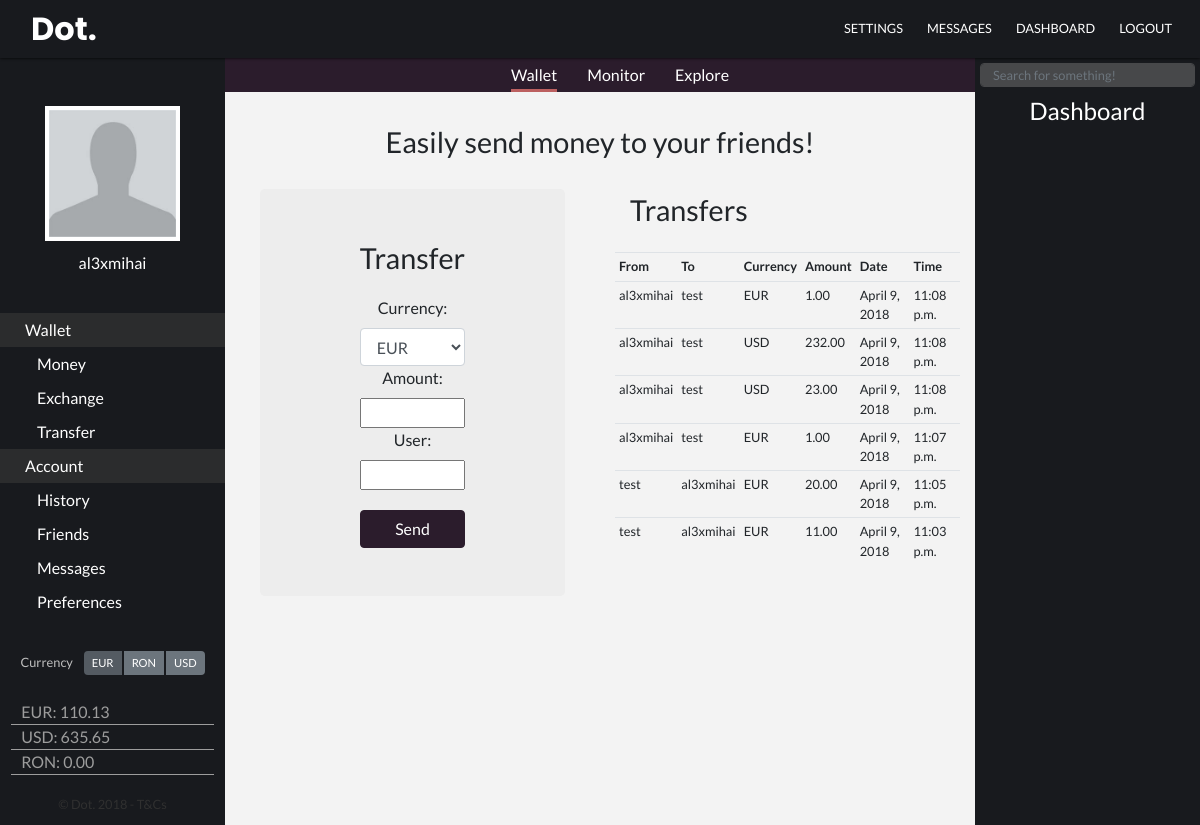
The page /transfer/ (signed in) on the database its author committed.
### dot_basic/models.py (models this page shows)
class Profile(models.Model):
    user = models.OneToOneField(User, on_delete=models.CASCADE)
    bio = models.TextField(max_length=500, blank=True)
    location = models.CharField(max_length=30, blank=True, null=True)
    birth_date = models.DateField(null=True, blank=True)
    avatar = models.ImageField(upload_to='documents', default='media/avatar.jpg')
    USD = models.DecimalField(max_digits=10, decimal_places=2, default=0.0)
    EUR = models.DecimalField(max_digits=10, decimal_places=2, default=0.0)
    RON = models.DecimalField(max_digits=10, decimal_places=2, default=0.0)
    default_payment = models.IntegerField(default = 0, blank=True)
    corporate =  models.BooleanField(default=False)

class TransferHistory(models.Model):
    user = models.ForeignKey(User, related_name="User_Transfer_From", on_delete=models.CASCADE)
    user2 = models.ForeignKey(User, related_name="User_Transfer_To", null =True, on_delete=models.CASCADE)
    currency = models.CharField(max_length=30, null=True, blank=True)
    amount = models.DecimalField(max_digits=10, decimal_places=2, default=0.0)
    date = models.DateField(null=True, blank=True)
    time = models.TimeField(null=True, blank=True)

### dot_basic/views.py (the view)
# urls.py: path('transfer/', transferView, name='transfer'),
@login_required
def transferView(request):
    user = request.user
    if user.profile.corporate is False:
        if request.method == 'POST':
            form = basic_forms.TransferForm(request.POST)
            if form.is_valid():
                uid = User.objects.get(username=form.cleaned_data.get('username'))
                currency = form.cleaned_data.get('currency')
                amount = form.cleaned_data.get('amount')
                balance = {'EUR':user.profile.EUR, 'USD':user.profile.USD, 'RON':user.profile.RON}
                balance2 = {'EUR':uid.profile.EUR, 'USD':uid.profile.USD, 'RON':uid.profile.RON}
                if amount >= 0 and balance[currency] >= amount:
                    balance2[currency] = balance2[currency] + amount
                    balance[currency] = balance[currency] - amount
                    HistoryList = basic_models.TransferHistory(user = user,
                                                  user2 = uid,
                                                  currency = currency,
                                                  amount = amount,
                                                  date = datetime.date.today(),
                                                  time = datetime.datetime.now().strftime('%H:%M:%S') )
                    HistoryList.save()
                user.profile.EUR = balance['EUR']
                user.profile.RON = balance['RON']
                user.profile.USD = balance['USD']
                uid.profile.EUR = balance2['EUR']
                uid.profile.RON = balance2['RON']
                uid.profile.USD = balance2['USD']
                user.save()
                uid.save()
                notification = basic_models.Notification(user = uid, user2 = user, notification_type = 'transfer-complete', date = datetime.date.today(), time = datetime.datetime.now().strftime('%H:%M:%S'), notification = "You have received %s%s from %s" % (currency, str(amount), user.username))
                notification.save()
            return redirect('/transfer/')
        else:
            form = basic_forms.TransferForm()
        transfer_history = basic_models.TransferHistory.objects.filter(user=user) | basic_models.TransferHistory.objects.filter(user2=user)
        transfer_history = transfer_history.order_by('-date', '-time')[:10]
        context_dict={'form': form, 'transfer_history': transfer_history}
        return render(request, 'users/wallet/transfer.html', context_dict)
    else:
        return redirect('/')

### dot_basic/forms.py
class TransferForm(forms.Form):
    currency = forms.CharField(label='Currency: ', widget=forms.Select(choices=currencies))
    amount = forms.DecimalField(label='Amount: ')
    username = forms.CharField(label='User:')

### dot_basic/templates/users/wallet/transfer.html (shortened to what this page needs)
{% extends 'base.html' %}
{% block content %}
<link rel = "stylesheet" type = "text/css" href = "/static/basic/css/transfer.css" />
  <div class="container-fluid transfer-container">
    <div class="row">
        <div class="text-center transfer-header">
            <div class="transfer-text"> Easily send money to your friends!</div>
        </div>
    </div>
    <div class="row">
            <div class="col-lg-6 col-md-12">
                <div class="jumbotron text-center">
                    <div class="container-fluid" id="transfer-text"> Transfer </div>
                    <div class="container-fluid" id="transfer-form">
                        <form class="form-horizontal" method="post">{% csrf_token %}
                          <fieldset>
                            {% for field in form %}
                            <div class="control-group">
                              <label class="control-label">{{ field.label }}</label>
                              <div class="controls">{{ field }}
                              </div>
                            </div>
                            {% endfor %}
                          </fieldset>
                          <div class="form-actions">
                            <button name="transfer" type="submit" class="btn btn-primary btn-space custom-btn">Send</button>
                          </div>
                        </form>
                    </div>
                </div>
            </div>
            <div class="col-lg-6 col-md-12">
                <div class="row">
                        <div class="col-12">
                          <div class="container-fluid" id="transfer-text"> Transfers </div>
                            <table class="table history">
                              <tr>
                                <th>From</th>
                                <th>To</th>
                                <th>Currency</th>
                                <th>Amount</th>
                                <th>Date</th>
                                <th>Time</th>
                              </tr>
                            {% for item in transfer_history %}
                              <tr>
                                <td>{{ item.user }}</td>
                                <td>{{ item.user2 }}</td>
                                <td>{{ item.currency }}</td>
                                <td>{{ item.amount }}
                                <td>{{ item.date }}</td>
                                <td>{{ item.time }}</td>
                              </tr>
                            {% endfor %}
                            </table>
                        </div>
                </div>
            </div>
    </div>
</div>
{% endblock %}

### dot_basic/templates/base.html (shortened to what this page needs)
<!DOCTYPE html>
<html>
<head>
    <link rel="stylesheet" href="https://maxcdn.bootstrapcdn.com/bootstrap/4.0.0/css/bootstrap.min.css">
    <link rel = "stylesheet" type = "text/css" href = "/static/basic/css/style.css" />
</head>
<body>
<div class="container-fluid h-100">
<nav class="navbar navbar-expand-lg navbar-dark fixed-top" id="navbar-style">
  <a class="navbar-brand" href="#">Dot.</a>
  <div class="collapse navbar-collapse" id='dotnavbar'>
    <ul class="navbar-nav ml-auto">
      <li class="nav-item mx-1">
        <a class="nav-link" href="/settings">SETTINGS</a>
      </li>
      <li class="nav-item mx-1">
        <a class="nav-link" href="/messages">MESSAGES</a>
      </li>
      <li class="nav-item mx-1">
        <a class="nav-link" style="cursor: pointer;" onclick="display()">DASHBOARD</a>
      </li>
      <li class="nav-item mx-1">
        <a class="nav-link" href="/logout">LOGOUT</a>
      </li>
    </ul>
  </div>
</nav>
<div id="wrapper">
    <div class="row h-100">
        <div class="col" id="sidebar">
            <div class="welcome-items row">
                <img class="avatar-style" src='{{ user.profile.avatar.url }}'>
            </div>
            <div class="welcome-items row">
                <div class="details">{{ user.username }} </div>
            </div>
            <div class="sidebar-menu row">
                <ul class="sidebar-list">
                    <li class="sidebar-item sidebar-cat">
                        <a class="sidebar-link" href="/">Wallet</a>
                    </li>
                    <li class="sidebar-item sidebar-sub">
                        <a class="sidebar-link" href="/money">Money</a>
                    </li>
                    <li class="sidebar-item sidebar-sub">
                        <a class="sidebar-link" href="/exchange">Exchange</a>
                    </li>
                    <li class="sidebar-item sidebar-sub">
                        <a class="sidebar-link" href="/transfer">Transfer</a>
                    </li>
                    <li class="sidebar-item sidebar-cat">
                        <a class="sidebar-link" href="">Account</a>
                    </li>
                    <li class="sidebar-item sidebar-sub">
                        <a class="sidebar-link" href="/history">History</a>
                    </li>
                    <li class="sidebar-item sidebar-sub">
                        <a class="sidebar-link" href="/friends">Friends</a>
                    </li>
                    <li class="sidebar-item sidebar-sub">
                        <a class="sidebar-link" href="/messages">Messages</a>
                    </li>
                    <li class="sidebar-item sidebar-sub">
                        <a class="sidebar-link" href="/settings">Preferences</a>
                    </li>
                </ul>
            </div>
            <div class="sidebar-settings row mx-0">
                <div class="sidebar-settings-text " data-toggle="tooltip" data-placement="right" title="Your default currency is used in all transactions!"><small> Currency</small></div>
                <div class="btn-group btn-group-toggle sidebar-btn-grp" data-toggle="buttons">
                  <label class="btn btn-secondary sidebar-btn active">
                    <input type="radio" name="options" id="option1" autocomplete="off" checked> EUR
                  </label>
                  <label class="btn btn-secondary sidebar-btn">
                    <input type="radio" name="options" id="option2" autocomplete="off"> RON
                  </label>
                  <label class="btn btn-secondary sidebar-btn">
                    <input type="radio" name="options" id="option3" autocomplete="off"> USD
                  </label>
                </div>
            </div>
            <div class="sidebar-money row">
                <ul class="sidebar-money-list">
                    <li class="sidebar-currency">EUR: {{ user.profile.EUR }} </li>
                    <li class="sidebar-currency">USD: {{ user.profile.USD }} </li>
                    <li class="sidebar-currency">RON: {{ user.profile.RON }} </li>
                </ul>
            </div>
            <div class="footer row">
                <div class="footer-text"><small>&copy; Dot. 2018 - T&amp;Cs</small></div>
            </div>
        </div>
        <div class="col" id="content">
            <div class="row" id="menubar">
                <ul class="menu-list">
                    <li class="menu-item"><a class="active" href="/">Wallet</a></li>
                    <li class="menu-item"><a href="/">Monitor</a></li>
                    <li class="menu-item"><a href="/">Explore</a></li>
                </ul>
            </div>
            <div class="row mx-0 h-100">
            {% block content %}
            {% endblock %}
            </div>
        </div>
        <div class="col" id="sidebar2">
            <div class="row search-row">
                <div class="input-group">
                  <input class="form-control search-inner" id="search-input" placeholder="Search for something!">
                </div>
            </div>
            <div class="dashboard-header row">
                <div class="dashboard-title"> Dashboard </div>
            </div>
        </div>
    </div>
</div>
</div>
</body>
</html>

### static/basic/css/style.css (style rules this page uses)
html, body { font-family: 'Lato', sans-serif; font-weight: 400; overflow: auto; height: 100%; }
.navbar-dark .navbar-nav .nav-link { text-align: right; font-weight: 400; color: #fff; font-size: 0.8em; font-family: 'Lato', sans-serif; font-weight: 400; }
.navbar-brand { padding-left: 15px; padding-top: 0px; padding-bottom: 0px; font-family: 'Poppins', sans-serif; font-weight: 700; font-size: 2rem; }
#navbar-style { padding-top:5px; padding-bottom: 5px; background-color: #181a1e; box-shadow: 0px 0px 3px 0px black; }
#wrapper { padding-top:58px; height: 100% }
#sidebar { background-color: #181a1e; min-width: 225px; max-width: 225px; padding-top: 6vh; }
#sidebar2 { background-color: #181a1e; min-width: 225px; max-width: 225px; padding-top: 25px; }
.dashboard-title { font-size: 1.5em; color: #fff; margin: 0px auto; }
#content { background-color: #F3F3F3; padding-left: 0; padding-right: 0; overflow: auto; }
#menubar { position: absolute; background-color: #2b1c2c; color: #2b1c2c; width: 100%; margin: 0; }
.menu-list { margin: 0px auto 0px auto; }
.menu-item { margin: 0px 15px 0px 15px ; float: left; list-style: none; color: #fff; }
.menu-item a { display: inline-block; padding-top:5px; padding-bottom: 2px; border-bottom: 3px solid transparent; color: #fff; text-decoration: none; }
.menu-item .active { border-bottom: 3px #BC6060 solid; }
.avatar-style { width: 60%; height:auto; border: 4px #fff solid; margin: 0px auto; }
.details { padding-top: 10px; color: #fff; font-weight: 400; margin: 0px auto 8px; }
.sidebar-list { margin: 30px 0 0 0 ; padding:0; width: 100%; }
.sidebar-item { list-style: none; }
.sidebar-item a { font-size: 1em; display: block; color: #fff; padding: 5px 0 5px 25px; }
.sidebar-sub a { padding-left: 37px; }
.sidebar-cat a { background-color: #2B2C2D; }
.footer { text-align: center; padding-top: 50px; }
.footer-text { color: #303030; position: absolute; bottom: 0; left: 50%; -webkit-transform:translateX(-50%); white-space: nowrap; padding-bottom: 10px; }
.sidebar-btn-grp { margin: 0 auto 5px; float: right; display: inline; }
.sidebar-btn { font-size: 0.7rem; padding: .200rem .50rem; border: none; }
.sidebar-settings-text { margin: 0 auto; color: #BEBEBE; }
.sidebar-settings { margin-top: 30px; }
.sidebar-money-list { list-style: none; color: #9D9D9D; padding-left: 0; width: 90%; margin: 20px auto 0px; }
.sidebar-currency { border-bottom: 1px #9D9D9D solid; display: block; color: #9D9D9D; padding-left: 10px; }
.search-inner { margin:0px 5px 20px 5px; font-size: 0.8rem; background-color: #47484A; color: #9D9D9D; height: 80%; border: 1px solid #47484A; }
.search-row { margin-top: -20px; }

### static/basic/css/transfer.css (style rules this page uses)
.transfer-container { padding-top: 58px; }
#id_amount, #id_username { width: 50%; }
.custom-btn { margin-top: 20px; width: 50%; background-color: #2b1c2c; border-color: #2b1c2c }
.jumbotron { background-color: #ededed; padding: 3rem 2rem; margin-left: 20px; margin-right: 20px; }
#transfer-text { font-size: 1.8rem; margin-bottom: 1rem; }
.transfer-text { font-size: 1.8rem; }
.transfer-header { margin: 5px auto 25px; }
.history { margin: 20px auto; }
.table th, .table td { font-size: .8rem; padding: .25rem; }
#id_currency { height: calc(2.25rem + 2px); padding: .375rem .75rem; width: 50%; font-size: 1rem; line-height: 1.5; color: #495057; background-color: #fff; background-clip: padding-box; border: 1px solid #ced4da; border-radius: .25rem; transition: border-color .15s ease-in-out,box-shadow .15s ease-in-out; }

### rows shown on the page
TransferHistory: user "al3xmihai", user2 "test", currency "EUR", amount "1.00", date "April 9, 2018", time "11:08 p.m."
TransferHistory: user "al3xmihai", user2 "test", currency "USD", amount "232.00", date "April 9, 2018", time "11:08 p.m."
TransferHistory: user "al3xmihai", user2 "test", currency "USD", amount "23.00", date "April 9, 2018", time "11:08 p.m."
TransferHistory: user "al3xmihai", user2 "test", currency "EUR", amount "1.00", date "April 9, 2018", time "11:07 p.m."
TransferHistory: user "test", user2 "al3xmihai", currency "EUR", amount "20.00", date "April 9, 2018", time "11:05 p.m."
TransferHistory: user "test", user2 "al3xmihai", currency "EUR", amount "11.00", date "April 9, 2018", time "11:03 p.m."

### other values the page prints
{{ user.username }} "al3xmihai"
{{ user.profile.EUR }} "110.13"
{{ user.profile.USD }} "635.65"
{{ user.profile.RON }} "0.00"
{{ field.label }} "Currency:" "Amount:" "User:"
